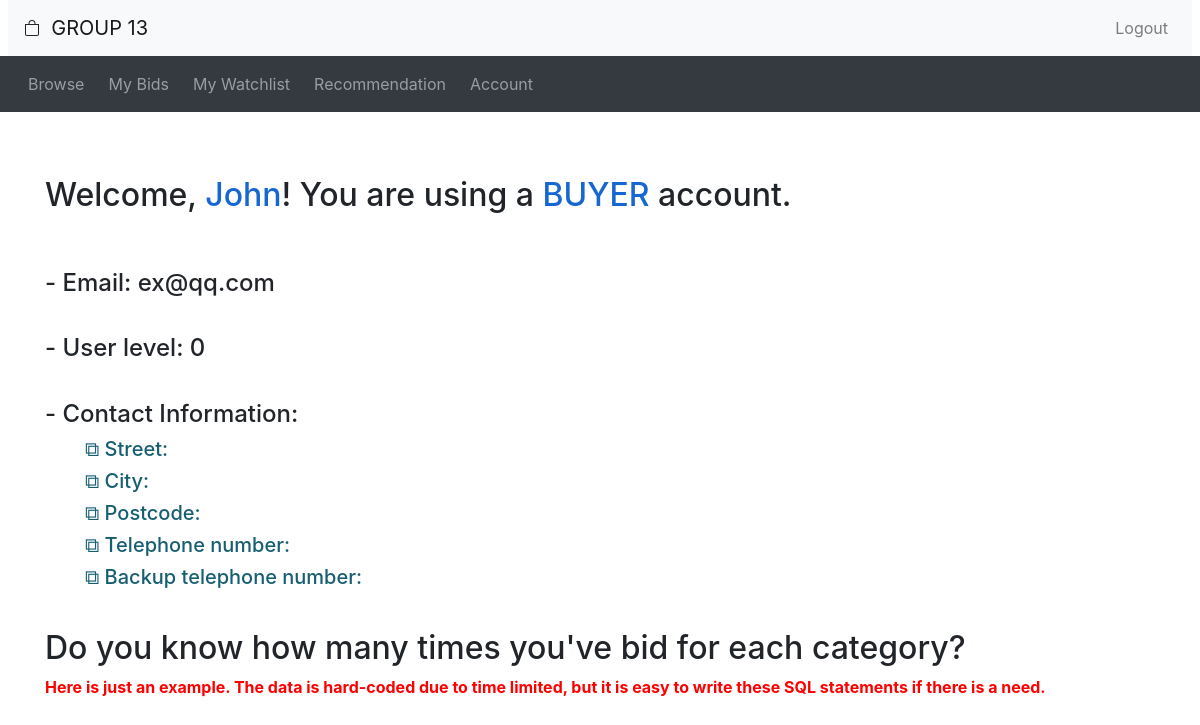
Before: /auction/account.php (signed in) with the older database file.
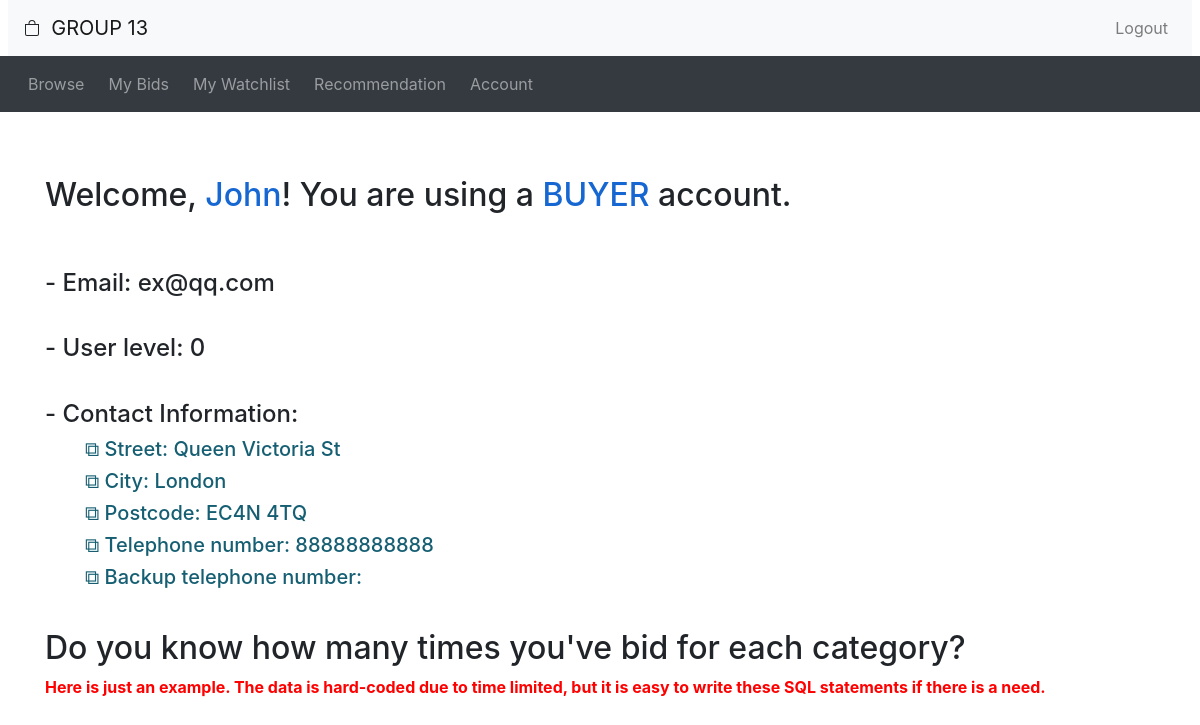
After: the same page with the newer database file.
### tables this page shows
CREATE TABLE IF NOT EXISTS `buyer` (
  `buyerId` int(10) UNSIGNED NOT NULL AUTO_INCREMENT,
  `email` varchar(255) NOT NULL,
  `password` varchar(255) NOT NULL,
  `firstName` varchar(35) NOT NULL,
  `lastName` varchar(35) NOT NULL,
  `level` tinyint(3) UNSIGNED NOT NULL DEFAULT '0',
  PRIMARY KEY (`buyerId`),
  UNIQUE KEY `email` (`email`)
);

CREATE TABLE IF NOT EXISTS `buyercont` (
  `buyerId` int(10) UNSIGNED NOT NULL,
  `street` varchar(35) NOT NULL,
  `city` varchar(35) NOT NULL,
  `postcode` varchar(35) NOT NULL,
  `telNo` varchar(15) NOT NULL,
  `backupTelNo` varchar(15) DEFAULT NULL,
  PRIMARY KEY (`buyerId`),
  KEY `buyerId` (`buyerId`)
);

### auction/account.php (the view, shortened to what this page needs)
<?php require_once("header.php")?>
<head>
</head>
<div class="container">
<?php
  $user_username = $_SESSION['username'];
  if ($_SESSION['account_type'] == 'buyer') {
      $user_id_query = "SELECT buyerId FROM buyer WHERE email='$user_username'";
      $user_id = intval(mysqli_fetch_row(mysqli_query($connection, $user_id_query))[0]);
      $query = "SELECT firstName, lastName, email, level, street, city, postcode, telNo, backupTelNo
                FROM buyer
                LEFT JOIN buyerCont
                ON buyer.buyerId=buyerCont.buyerId
                WHERE buyer.buyerId='$user_id'";
      $user_info = mysqli_fetch_row(mysqli_query($connection, $query));
      $user_name =  ucfirst($user_info[0]);
      $user_email =  $user_info[2];
      $user_level = $user_info[3];
      $user_street = $user_info[4];
      $user_city = $user_info[5];
      $user_postcode = $user_info[6];
      $user_tel = $user_info[7];
      $user_backuptel = $user_info[8];
  }
?>
<br><br>
<h2 class="my-3">Welcome, <span class='blue'><?php echo $user_name ?></span>! You are using a <span class='blue'><?php echo strtoupper($_SESSION['account_type']) ?></span> account.<br><br></h2>
<h4>- Email: <?php echo $user_email ?><br><br></h4>
<h4>- User level: <?php echo $user_level ?><br><br></h4>
<h4>- Contact Information: <br><h4>
<h5 class="address-detail">&boxbox; Street: <?php echo $user_street ?><br><h5>
<h5 class="address-detail">&boxbox; City: <?php echo $user_city ?><br><h5>
<h5 class="address-detail">&boxbox; Postcode: <?php echo $user_postcode ?><h5>
<h5 class="address-detail">&boxbox; Telephone number: <?php echo $user_tel ?><h5>
<h5 class="address-detail">&boxbox; Backup telephone number: <?php echo $user_backuptel ?><h5>
<br>
<h2 id="visual-bid"></h2>
<b><font color="red" id="visual-explain"></font></b>

Changed rows visible on the page:
no longer on this page (row unchanged): buyer: firstName "John", email "ex@qq.com", level "0"
added buyercont: buyerId.firstName "John", buyerId.email "ex@qq.com", buyerId.level "0", street "Queen Victoria St", city "London", postcode "EC4N 4TQ", telNo "88888888888"
